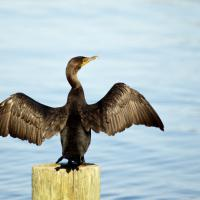
%> input picture Tema 3/Practica 5/cormoran_rgb.jpg, 200 x 200 px
$ octave P5_Script.m   (GNU Octave 9; MATLAB toolbox functions it lacks are replaced by stand-ins)
%> lines starting %> are read from the running program, lines starting %| are printed output that depends on the picture; in (x1, y1, x2, y2) boxes, pixels count from 0 and x2, y2 are one past the last pixel; in counts of white or black regions, pixels touching at a corner belong together; the program's own positions count from 1
### Tema 3/Practica 5/rgb2lab.m
function [lab,l,a,b] = rgb2lab(rgb)

% Asignamos variables.
rgb = im2double(rgb);
r = rgb(:,:,1);
g = rgb(:,:,2);
b = rgb(:,:,3);

% Realizamos la transformaci髇 a CIE XYZ.
[xyz,x,y,z] = rgb2xyz(rgb);

% Inicializamos las variables
l = zeros(size(r));
a = zeros(size(g));
b = zeros(size(b));

% Definimos los valores triest韒ulos de referencia.
x0 = 0.4887180 + 0.3106803 + 0.2006017;
y0 = 0.1762044 + 0.8129847 + 0.0108109;
z0 = 0.0000000 + 0.0102048 + 0.9897952;

% Normalizamos los valores triestimulos.
xn = x/x0;
yn = y/y0;
zn = z/z0;

% Calculamos los sectores.
id1 = (xn > (6/29)^3);
id2 = (xn <= (6/29)^3);
id3 = (xn > (6/29)^3) & (yn > (6/29)^3);
id4 = (xn > (6/29)^3) & (yn <= (6/29)^3);
id5 = (xn <= (6/29)^3) & (yn > (6/29)^3);
id6 = (xn <= (6/29)^3) & (yn <= (6/29)^3);
id7 = (yn > (6/29)^3) & (zn > (6/29)^3);
id8 = (yn > (6/29)^3) & (zn <= (6/29)^3);
id9 = (yn <= (6/29)^3) & (zn > (6/29)^3);
id10 = (yn <= (6/29)^3) & (zn <= (6/29)^3);

% Definimos constantes.
t0a = (1/3)*((29/6)^2);
t0b = 4/29;

% Calculamos la componente l.
l(id1) = 116*(yn(id1).^(1/3))-16;
l(id2) = 116*(t0a*yn(id2)+t0b)-16;

% Calculamos la componente a.
a(id3) = 500*(xn(id3).^(1/3)-yn(id3).^(1/3));
a(id4) = 500*(xn(id4).^(1/3)-(t0a*yn(id4)+t0b));
a(id5) = 500*((t0a*xn(id5)+t0b)-yn(id5).^(1/3));
a(id6) = 500*((t0a*xn(id6)+t0b)-(t0a*yn(id6)+t0b));

% Calculamos la componente b.
b(id7) = 200*(yn(id7).^(1/3)-zn(id7).^(1/3));
b(id8) = 200*(yn(id8).^(1/3)-(t0a*zn(id8)+t0b));
b(id9) = 200*((t0a*yn(id9)+t0b)-zn(id9).^(1/3));
b(id10) = 200*((t0a*yn(id10)+t0b)-(t0a*zn(id10)+t0b));

% Resultado final.
lab(:,:,1) = l;
lab(:,:,2) = a;
lab(:,:,3) = b;

### Tema 3/Practica 5/rgb2xyz.m
function [xyz,x,y,z] = rgb2xyz(rgb)

% Asignamos variables.
rgb = im2double(rgb);
r = rgb(:,:,1);
g = rgb(:,:,2);
b = rgb(:,:,3);

% Calculamos la componente x.
x = 0.4887180*r + 0.3106803*g + 0.2006017*b;

% Calculamos la componente y.
y = 0.1762044*r + 0.8129847*g + 0.0108109*b;

% Calculamos la componente z.
z = 0.0000000*r + 0.0102048*g + 0.9897952*b;

% Resultado final.
xyz(:,:,1) = x;
xyz(:,:,2) = y;
xyz(:,:,3) = z;

### Tema 3/Practica 5/P5_Script.m
%%%%%%% PR罜TICA 5 %%%%%%%
%% I. An醠isis visual de la imagen
clear all, close all, clc
I = imread('cormoran_rgb.jpg');
%> I is the input picture: size 200x200x3 uint8; mean R, G, B 175.2, 189.5, 191.1
figure, imshow(I), title('Imagen Original')

% Primero pasamos la imagen a escala de grises y mostramos su histograma.
I_gris = rgb2gray(I);
imhist(I_gris), axis('auto')
figure, imshow(I_gris), title('Imagen en escala de grises')

I_bw = im2bw(I_gris, 210/255); % 160 y 210 son los umbrales.
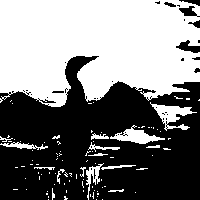
%> I_bw: size 200x200 logical; 49.2% white; 97 white regions (81 under 20 px), largest, box (x1, y1, x2, y2) and area: (0, 0, 200, 107) 17612, (150, 102, 197, 131) 515, (110, 125, 165, 144) 438
figure, imshow(I_bw), title('imagen binarizada')


% II. Caracter韘ticas RGB y algoritmo k-medias
close all
I = imread('cormoran_rgb.jpg');
figure, imshow(I), title ('Imagen Original')

% Estracci髇 de cada componente de color RGB
I_R = I(:,:,1);
I_G = I(:,:,2);
I_B = I(:,:,3);

% Visualizamos los componentes.
figure,subplot(1,3,1), imshow(I_R), title('Componente R')
subplot(1,3,2), imshow(I_G), title('Componente G')
subplot(1,3,3), imshow(I_B), title('Componente B')

% obtenemos el tama駉 de la imagen (filas, columnas, dimension)
[nrows, ncols, ndim] = size(I);
%> nrows = 200; ncols = 200; ndim = 3
% Redimensionamos las componentes RGB.
% Esta es una estructura de dos dimensiones y ahora quiero que sea un
% vector. Esto es lo que hace reshape (tambien puede pasar vectores a
% varias dimensiones)
I_R_res = reshape(I_R, nrows*ncols, 1);
I_G_res = reshape(I_G, nrows*ncols, 1);
I_B_res = reshape(I_B, nrows*ncols, 1);

% obtenemos el scaterplot en 3 dimensiones de la imagen.
% plot solo funciona con vectores, por eso anteriormente tuvimos que hacer
% reshape.
figure, plot3(I_R_res, I_G_res, I_B_res, '.b');
xlabel('R'), ylabel('G'), zlabel('B')
%> after `zlabel('B')`:
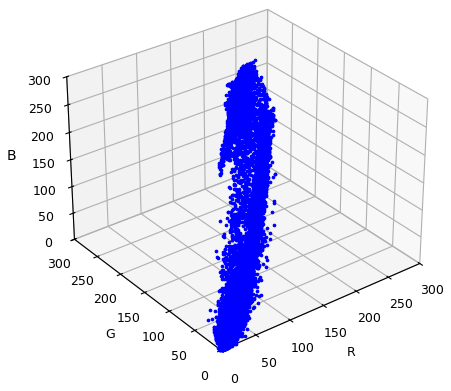
%> figure redrawn from the program's plot data

% Aplicamos el algoritmo k-medias.
ngrupos = 3;
rgb_res = double([I_R_res, I_G_res, I_B_res]);

% dimensi髇 de cluster_center: 3x3 cada fila un centro, cada columna al
% componente RGB de ese centro.
% cluster_inx: va a ser un vector de tantas filas como pixeles tenga, una
% 鷑ica columna, y en esa columna voy a encontrar 3 etiquetas, una
% correspondiente a cada grupo.
[cluster_idx, cluster_center] = kmeans(rgb_res, ngrupos, 'distance', 'sqEuclidean', 'Replicates', 10);
%> cluster_center = [196.3 219.5 230.6; 60.1 46.68 32.7; 177.7 162.8 113.6]
% distancia, tipo de distancia: ecucl韉ea al cuadrado, numero de veces que se va a
% ejecutar el algoritmo k-medias (replicates), en este caso 10. Matlab nos
% va a mostrar solo la mejor ejecucion de las 10 que va a realizar.

figure, hist(cluster_idx) % Van a salir las columnas correspondientes a cada etiqueta
% Dependiendo de la realizacion que escoja matlab, esta grafica puede
% marcar las etiquetas de distinta manera. Lo importante son que tiene que
% aparecer 3 columnas, la etiqueta que tengan asociada no es importante,
% pueden variar las etiquetas.

pixel_labels_rgb = reshape(cluster_idx, nrows, ncols);
%> pixel_labels_rgb: size 200x200 double; 3 distinct labels, from 1 to 3

figure, plot3(I_R_res, I_G_res, I_B_res, '.b');
xlabel('R'), ylabel('G'), zlabel('B')
hold on
plot3(cluster_center(:,1), cluster_center(:,2), cluster_center(:,3), 'sr', 'MarkerSize', 20, 'MarkerEdge','r');

figure, imshow(pixel_labels_rgb, []), title('Segmentacion - rgb SIN NORMALIZAR')
I_segm = label2rgb(pixel_labels_rgb);
figure, imshow(I_segm), title('Segmentacion a falso color - rgb SIN NORMALIZAR');

% III. Caracter韘ticas crom醫icas ab
close all
% Cambio al espacio Lab y considero 鷑icamente el espacio ab
[lab_imL, l_L, a_L, b_L] = rgb2lab(I);
%> in rgb2lab, `id1 = (xn > (6/29)^3);`: id1: size 200x200 logical; 99.8% white; black in thin lines or dots, all inside (x1, y1, x2, y2) = (47, 92, 163, 169)
%> in rgb2lab, `id3 = (xn > (6/29)^3) & (yn > (6/29)^3);`: id3: size 200x200 logical; 99.6% white; black in thin lines or dots, all inside (x1, y1, x2, y2) = (10, 81, 163, 169)
%> in rgb2lab, `id4 = (xn > (6/29)^3) & (yn <= (6/29)^3);`: id4: size 200x200 logical; 0.23% white in thin lines or dots, all inside (x1, y1, x2, y2) = (10, 81, 163, 167)
%> in rgb2lab, `id5 = (xn <= (6/29)^3) & (yn > (6/29)^3);`: id5: size 200x200 logical; 0.03% white in thin lines or dots, all inside (x1, y1, x2, y2) = (47, 107, 80, 169)
%> in rgb2lab, `id6 = (xn <= (6/29)^3) & (yn <= (6/29)^3);`: id6: size 200x200 logical; 0.17% white in thin lines or dots, all inside (x1, y1, x2, y2) = (65, 92, 163, 168)
%> in rgb2lab, `id7 = (yn > (6/29)^3) & (zn > (6/29)^3);`: id7: size 200x200 logical; 98.7% white; black in thin lines or dots, all inside (x1, y1, x2, y2) = (0, 57, 163, 173)
%> in rgb2lab, `id8 = (yn > (6/29)^3) & (zn <= (6/29)^3);`: id8: size 200x200 logical; 0.87% white in thin lines or dots, all inside (x1, y1, x2, y2) = (0, 57, 160, 173)
%> in rgb2lab, `id9 = (yn <= (6/29)^3) & (zn > (6/29)^3);`: id9: size 200x200 logical; 0.12% white in thin lines or dots, all inside (x1, y1, x2, y2) = (61, 102, 163, 168)
%> in rgb2lab, `id10 = (yn <= (6/29)^3) & (zn <= (6/29)^3);`: id10: size 200x200 logical; 0.28% white in thin lines or dots, all inside (x1, y1, x2, y2) = (10, 81, 162, 168)
%> in rgb2lab, `l(id2) = 116*(t0a*yn(id2)+t0b)-16;`: l: size 200x200 double; min -6.74, max 99.91, mean 86.1
%> in rgb2lab, `a(id4) = 500*(xn(id4).^(1/3)-(t0a*yn(id4)+t0b));`:
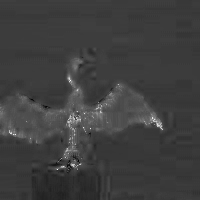
%> a: size 200x200 double; min -19.78, max 49.39, mean -2.6; drawn with min black and max white
%> in rgb2lab, `a(id5) = 500*((t0a*xn(id5)+t0b)-yn(id5).^(1/3));`: a: size 200x200 double; 0.02% of pixels changed, all inside (x1, y1, x2, y2) = (47, 107, 80, 169)
%> in rgb2lab, `a(id6) = 500*((t0a*xn(id6)+t0b)-(t0a*yn(id6)+t0b));`: a: size 200x200 double; min -30.2, max 49.39, mean -2.6
%> in rgb2lab, `b(id8) = 200*(yn(id8).^(1/3)-(t0a*zn(id8)+t0b));`:
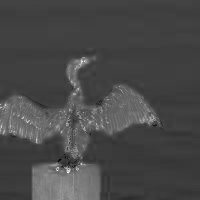
%> b: size 200x200 double; min -36.53, max 93.98, mean 0.9; drawn with min black and max white
%> in rgb2lab, `b(id9) = 200*((t0a*yn(id9)+t0b)-zn(id9).^(1/3));`: b: size 200x200 double; 0.12% of pixels changed, all inside (x1, y1, x2, y2) = (61, 102, 163, 168)
%> in rgb2lab, `b(id10) = 200*((t0a*yn(id10)+t0b)-(t0a*zn(id10)+t0b));`: b: size 200x200 double; min -43.58, max 93.98, mean 0.9
%> in rgb2lab, `lab(:,:,3) = b;`: lab: size 200x200x3 double; mean of channels 1, 2, 3 86.1, -2.6, 0.9
a_res = reshape(a_L, nrows*ncols, 1);
b_res = reshape(b_L, nrows*ncols, 1);

figure, mesh(a_L), title('mesh a_L')
figure, mesh(b_L), title('mesh b_L')
%> after `title('mesh b_L')`:
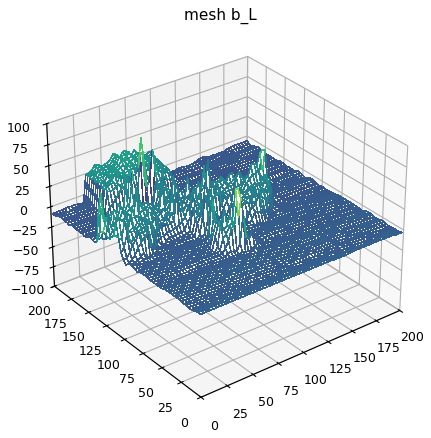
%> figure redrawn from the program's plot data

% RD_a = max(a_res) - min(a_res)
% RD_b = max(b_res) - min(b_res) parece que la componente b va a influir
% mas, porque su RD es mayor.

ab_res = [a_res, b_res];
[cluster_idx, cluster_center] = kmeans(ab_res, ngrupos, 'distance', 'sqEuclidean', 'Replicates', 10);
%> cluster_center = [-3.63 -4.51; 3.51 15.24; -3.64 29.76]

figure, plot(a_res, b_res, '.'), title('espacio ab')
xlabel('a'), ylabel('b')
hold on % Sirve para mantener la figura y sobreescribir encima.
plot(cluster_center(:,1), cluster_center(:,2), 'sr');

pixel_labels_ab = reshape(cluster_idx, nrows, ncols);
%> pixel_labels_ab: size 200x200 double; 3 distinct labels, from 1 to 3
I_segm = label2rgb(pixel_labels_ab);
figure, imshow(I_segm), title('segm ab')

std(a_res)
%> ans = 4.11
std(b_res)
%> ans = 11.26


% normalizaci髇
ab_res = [a_res, b_res];
ndim = size(ab_res, 2);
%> ndim = 2
ab_norm = ab_res;
for ind_dim = 1:ndim
    datos = ab_res(:,ind_dim);
    datos_norm = (datos-mean(datos))/std(datos);
    ab_norm(:,ind_dim) = datos_norm;
end

[cluster_idx_norm, cluster_center] = kmeans(ab_norm, ngrupos, 'distance', 'sqEuclidean', 'Replicates', 10);
%> cluster_center = [-0.268 -0.464; 1.8 1.44; -1.14 2.34]
pixel_labels_ab_norm = reshape(cluster_idx_norm, nrows, ncols);
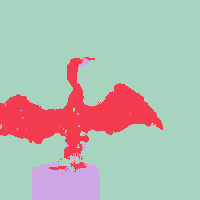
%> pixel_labels_ab_norm: size 200x200 double; 3 distinct labels, from 1 to 3; one colour per label, 0 black

I_segm = label2rgb(pixel_labels_ab_norm);
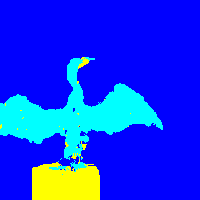
%> I_segm: size 200x200x3 uint8; mean R, G, B 15.4, 54.9, 239.6
figure, imshow(I_segm), title('Segm ab NORM')

figure, plot(ab_norm(:,1), ab_norm(:,2), '.'), , title('espacio ab normalizado')
xlabel('a-norm'), ylabel('b-norm')
hold on
plot(cluster_center(:,1), cluster_center(:,2), 'sr');


% IV. Caracter韘ticas de textura
close all

E = entropyfilt(I_gris, ones(7,7));
% A mayor entropia mas homogenea es la imagen en cuanto a caracteristica de
% textura.
S = stdfilt(I_gris, ones(7,7));
R = rangefilt(I_gris, ones(7,7));

figure, subplot(1,3,1), imshow(E,[]),title('E')
subplot(1,3,2), imshow(S,[]),title('S')
subplot(1,3,3), imshow(R,[]),title('R')

% Escogemos dos componentes, normalizamos el rango y hacemos el k-medias.
E_res = reshape(E, nrows*ncols, 1);
S_res = reshape(S, nrows*ncols, 1);
ES_res = [E_res, S_res];

% Este bucle es el algoritmo k-medias.-
ndim = size(ES_res, 2);
ES_norm = ES_res;
for ind_dim = 1:ndim
    datos = ES_res(:,ind_dim);
    datos_norm = (datos-mean(datos))/std(datos);
    ES_norm(:,ind_dim) = datos_norm;
end

[cluster_idx_norm, cluster_center] = kmeans(ES_norm, ngrupos, 'distance', 'sqEuclidean', 'Replicates', 10);
%> cluster_center = [-0.842 -0.544; 1.31 2.78; 0.77 0.0674]
pixel_labels_ES_norm = reshape(cluster_idx_norm, nrows, ncols);

I_segm = label2rgb(pixel_labels_ES_norm);
figure, imshow(I_segm), title('Segm ES NORM')

figure, plot(ES_norm(:,1), ES_norm(:,2), '.'), title('espacio ES normalizado')
xlabel('E-norm'), ylabel('S-norm')
hold on
plot(cluster_center(:,1), cluster_center(:,2), 'sr');


% V. Utilizaci髇 de caracter韘ticas de distinta naturaleza.
close all

% Hacemos la combinaci髇 de ab y E (por ejemplo)
% [cluster_idx_norm, cluster_center] = kmeans([ab_rest,E_res], ngrupos, 'distance', 'sqEuclidean', 'Replicates', 10);

[cluster_idx_norm, cluster_center] = kmeans([ab_norm,ES_norm(:,1)], ngrupos, 'distance', 'sqEuclidean', 'Replicates', 10);
%> cluster_center = [-0.283 -0.479 -0.362; -1.13 2.3 1.02; 1.69 1.33 1.27]
pixel_labels_abE_norm = reshape(cluster_idx_norm, nrows, ncols);

figure, plot3(ab_norm(:,1), ab_norm(:,2),ES_norm(:,1), '.'), title('Distribucion espacio abE')
hold on
plot3(cluster_center(:,1), cluster_center(:,2),cluster_center(:,3), 'sr', 'MarkerSize', 20, 'MarkerEdge','r');
xlabel('a'), ylabel('b'), zlabel('E')

I_segm = label2rgb(pixel_labels_abE_norm);
figure, imshow(I_segm), title('Segm abE NORM')

% Hacemos un filtro paso bajo de la componente a y de la componente b
mascara = 1/49*ones(7,7);
a_mean = imfilter(a_L, mascara, 'symmetric');
b_mean = imfilter(b_L, mascara, 'symmetric');

a_mean_res = reshape(a_mean, nrows*ncols, 1);
b_mean_res = reshape(b_mean, nrows*ncols, 1);

ab_mean_res = [a_mean_res, b_mean_res];

% Este bucle es la normalizacion de las componentes.
ndim = size(ab_mean_res, 2);
ab_mean_norm = ab_mean_res;
for ind_dim = 1:ndim
    datos = ab_mean_res(:,ind_dim);
    datos_norm = (datos-mean(datos))/std(datos);
    ab_mean_norm(:,ind_dim) = datos_norm;
end

[cluster_idx_norm, cluster_center] = kmeans(ab_mean_norm, ngrupos, 'distance', 'sqEuclidean', 'Replicates', 10);
%> cluster_center = [-0.31 -0.488; -1.32 2.46; 1.91 1.45]
pixel_labels_ab_mean_norm = reshape(cluster_idx_norm, nrows, ncols);

I_segm = label2rgb(pixel_labels_ab_mean_norm);
figure, imshow(I_segm), title('Segm ab mean NORM')

figure, plot(ab_mean_norm(:,1), ab_mean_norm(:,2), '.'), title('Distribucion espacio ab-mean-norm')
xlabel('a_mean-norm'), ylabel('b_mean-norm')
hold on
plot(cluster_center(:,1), cluster_center(:,2), 'sr');
